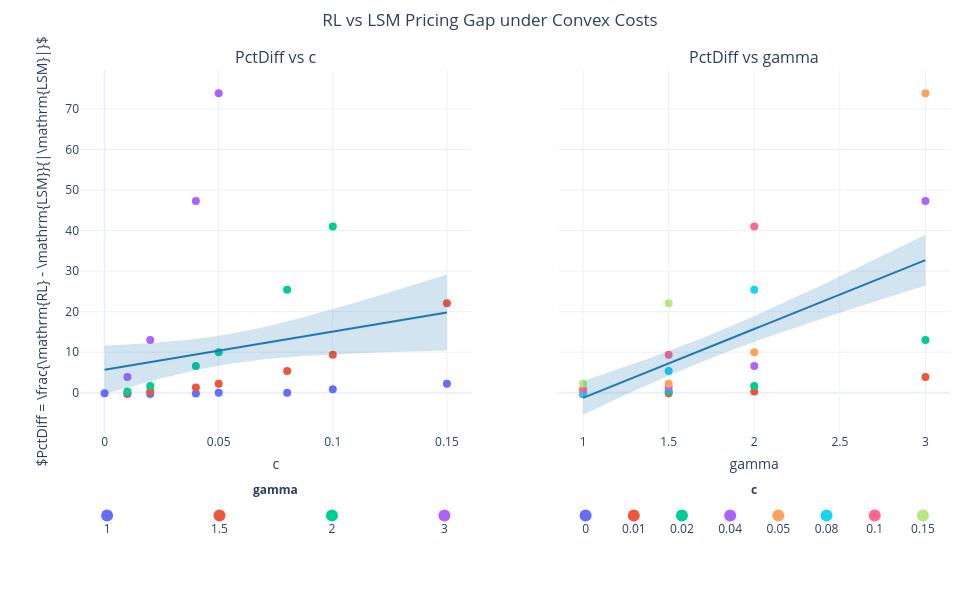

The notebook cell saved with this chart:
### Markdown cell above
## Scatter Visualization
Visualizing how `PctDiff` varies with `c` and `gamma`.

### Code cell
from itertools import cycle
from plotly.subplots import make_subplots
from plotly.colors import qualitative
import plotly.graph_objects as go
import plotly.io as pio
import numpy as np
import pandas as pd
import statsmodels.formula.api as smf

# Use a renderer that loads MathJax (ensures LaTeX is rendered).
# Alternatives: "notebook_connected", "iframe_connected", "jupyterlab" (depending on your environment).
pio.renderers.default = "notebook_connected"

# --- Layout setup (tighter & balanced) ---
fig_plotly = make_subplots(
    rows=2, cols=2,
    subplot_titles=['PctDiff vs c', 'PctDiff vs gamma', '', ''],
    shared_yaxes=True,
    vertical_spacing=0.10,        # increased value for more space
    row_heights=[0.84, 0.16]
)

palette = qualitative.Plotly + qualitative.Safe

for idx, x_col in enumerate(['c', 'gamma'], start=1):
    # Color by the latent variable (gamma for left, c for right)
    color_var = 'gamma' if x_col == 'c' else 'c'
    unique_values = sorted(df[color_var].unique())
    palette_iter = cycle(palette)
    color_map = {val: next(palette_iter) for val in unique_values}

    # Scatter points by category with fixed colors
    for val in unique_values:
        mask = df[color_var] == val
        fig_plotly.add_trace(
            go.Scatter(
                x=df.loc[mask, x_col],
                y=df.loc[mask, 'PctDiff'],
                mode='markers',
                marker=dict(size=8, color=color_map[val]),
                hoverinfo='skip',
                showlegend=False
            ),
            row=1, col=idx
        )

    # Simple linear trend + ±1 SE band
    x_range = np.linspace(df[x_col].min(), df[x_col].max(), 200)
    pred_frame = pd.DataFrame({x_col: x_range})
    trend_fit = smf.ols(f'PctDiff ~ {x_col}', data=df).fit()
    pred_summary = trend_fit.get_prediction(pred_frame).summary_frame()
    mean = pred_summary['mean']
    se = pred_summary['mean_se']
    upper = mean + se
    lower = mean - se

    # ±1 SE shaded band
    fig_plotly.add_trace(
        go.Scatter(
            x=np.concatenate([x_range, x_range[::-1]]),
            y=np.concatenate([upper, lower[::-1]]),
            fill='toself',
            fillcolor='rgba(31, 119, 180, 0.2)',
            line=dict(color='rgba(255,255,255,0)'),
            hoverinfo='skip',
            mode='lines',
            showlegend=False
        ),
        row=1, col=idx
    )

    # Mean line
    fig_plotly.add_trace(
        go.Scatter(
            x=x_range, y=mean, mode='lines',
            line=dict(color='rgba(31, 119, 180, 1)', width=2),
            name='Trend', showlegend=False
        ),
        row=1, col=idx
    )

    # Axis titles for top row
    fig_plotly.update_xaxes(title_text=x_col, row=1, col=idx)

    # Legend panels (compact horizontal layout)
    legend_x = list(range(len(unique_values)))
    legend_y = [0] * len(unique_values)
    legend_colors = [color_map[v] for v in unique_values]
    legend_labels = [format(v, '.3g') for v in unique_values]

    fig_plotly.add_trace(
        go.Scatter(
            x=legend_x, y=legend_y,
            mode='markers+text',
            marker=dict(color=legend_colors, size=12),
            text=legend_labels, textposition='bottom center',
            hoverinfo='skip', showlegend=False
        ),
        row=2, col=idx
    )

    # Title for legend panel (lowered so it doesn't push layout)
    fig_plotly.add_annotation(
        x=0.5, y=1.02, xref=f'x{idx+2} domain', yref='y domain',
        text=f"<b>{color_var}</b>", showarrow=False, font=dict(size=12),
        row=2, col=idx
    )

    # Hide axes in legend panels
    fig_plotly.update_xaxes(visible=False, row=2, col=idx)
    fig_plotly.update_yaxes(visible=False, row=2, col=idx)

# --- Shared y-axis label (proper LaTeX) ---
y_axis_title = r"$PctDiff = \frac{\mathrm{RL} - \mathrm{LSM}}{|\mathrm{LSM}|}$"
fig_plotly.update_yaxes(title_text=y_axis_title, row=1, col=1, title_standoff=14, automargin=True)

# --- Global layout ---
fig_plotly.update_layout(
    title=dict(
        text='RL vs LSM Pricing Gap under Convex Costs',
        x=0.5, xanchor='center',
        y=0.98, yanchor='top',
        pad=dict(t=2, b=0)
    ),
    template='plotly_white',
    height=600, width=980,
    margin=dict(l=80, r=30, t=70, b=50),
    font=dict(size=12)
)

# Improve axis-label spacing
fig_plotly.update_xaxes(title_standoff=10, row=1, col=1)
fig_plotly.update_xaxes(title_standoff=10, row=1, col=2)
fig_plotly.update_yaxes(title_standoff=14, row=1, col=1)

# Show with renderer that loads MathJax
fig_plotly.show(renderer="jupyterlab")

### Figure 1 — Plotly figure (JSON) as saved in the notebook; plotly's stock layout.template omitted (floating-point values rounded to 4 significant figures; data arrays with more than 128 entries replaced by an {"elided": "..."} marker saying what was removed)
{"data": [{"hoverinfo": "skip", "marker": {"color": "#636EFA", "size": 8}, "mode": "markers", "showlegend": false, "type": "scatter", "x": [0.0, 0.01, 0.02, 0.04, 0.05, 0.08, 0.1, 0.15], "xaxis": "x", "y": [-0.1, -0.3, -0.3, -0.2, 0.0, 0.0, 0.9, 2.2], "yaxis": "y"}, {"hoverinfo": "skip", "marker": {"color": "#EF553B", "size": 8}, "mode": "markers", "showlegend": false, "type": "scatter", "x": [0.01, 0.02, 0.04, 0.05, 0.08, 0.1, 0.15], "xaxis": "x", "y": [-0.1, 0.4, 1.3, 2.2, 5.4, 9.4, 22.1], "yaxis": "y"}, {"hoverinfo": "skip", "marker": {"color": "#00CC96", "size": 8}, "mode": "markers", "showlegend": false, "type": "scatter", "x": [0.01, 0.02, 0.04, 0.05, 0.08, 0.1], "xaxis": "x", "y": [0.3, 1.7, 6.6, 10.0, 25.4, 41.0], "yaxis": "y"}, {"hoverinfo": "skip", "marker": {"color": "#AB63FA", "size": 8}, "mode": "markers", "showlegend": false, "type": "scatter", "x": [0.01, 0.02, 0.04, 0.05], "xaxis": "x", "y": [3.9, 13.0, 47.3, 73.9], "yaxis": "y"}, {"fill": "toself", "fillcolor": "rgba(31, 119, 180, 0.2)", "hoverinfo": "skip", "line": {"color": "rgba(255,255,255,0)"}, "mode": "lines", "showlegend": false, "type": "scatter", "x": {"elided": "400 float values"}, "xaxis": "x", "y": {"elided": "400 float values"}, "yaxis": "y"}, {"line": {"color": "rgba(31, 119, 180, 1)", "width": 2}, "mode": "lines", "name": "Trend", "showlegend": false, "type": "scatter", "x": {"elided": "200 float values"}, "xaxis": "x", "y": {"elided": "200 float values"}, "yaxis": "y"}, {"hoverinfo": "skip", "marker": {"color": ["#636EFA", "#EF553B", "#00CC96", "#AB63FA"], "size": 12}, "mode": "markers+text", "showlegend": false, "text": ["1", "1.5", "2", "3"], "textposition": "bottom center", "type": "scatter", "x": [0, 1, 2, 3], "xaxis": "x3", "y": [0, 0, 0, 0], "yaxis": "y3"}, {"hoverinfo": "skip", "marker": {"color": "#636EFA", "size": 8}, "mode": "markers", "showlegend": false, "type": "scatter", "x": [1.0], "xaxis": "x2", "y": [-0.1], "yaxis": "y2"}, {"hoverinfo": "skip", "marker": {"color": "#EF553B", "size": 8}, "mode": "markers", "showlegend": false, "type": "scatter", "x": [1.0, 1.5, 2.0, 3.0], "xaxis": "x2", "y": [-0.3, -0.1, 0.3, 3.9], "yaxis": "y2"}, {"hoverinfo": "skip", "marker": {"color": "#00CC96", "size": 8}, "mode": "markers", "showlegend": false, "type": "scatter", "x": [1.0, 1.5, 2.0, 3.0], "xaxis": "x2", "y": [-0.3, 0.4, 1.7, 13.0], "yaxis": "y2"}, {"hoverinfo": "skip", "marker": {"color": "#AB63FA", "size": 8}, "mode": "markers", "showlegend": false, "type": "scatter", "x": [1.0, 1.5, 2.0, 3.0], "xaxis": "x2", "y": [-0.2, 1.3, 6.6, 47.3], "yaxis": "y2"}, {"hoverinfo": "skip", "marker": {"color": "#FFA15A", "size": 8}, "mode": "markers", "showlegend": false, "type": "scatter", "x": [1.0, 1.5, 2.0, 3.0], "xaxis": "x2", "y": [0.0, 2.2, 10.0, 73.9], "yaxis": "y2"}, {"hoverinfo": "skip", "marker": {"color": "#19D3F3", "size": 8}, "mode": "markers", "showlegend": false, "type": "scatter", "x": [1.0, 1.5, 2.0], "xaxis": "x2", "y": [0.0, 5.4, 25.4], "yaxis": "y2"}, {"hoverinfo": "skip", "marker": {"color": "#FF6692", "size": 8}, "mode": "markers", "showlegend": false, "type": "scatter", "x": [1.0, 1.5, 2.0], "xaxis": "x2", "y": [0.9, 9.4, 41.0], "yaxis": "y2"}, {"hoverinfo": "skip", "marker": {"color": "#B6E880", "size": 8}, "mode": "markers", "showlegend": false, "type": "scatter", "x": [1.0, 1.5], "xaxis": "x2", "y": [2.2, 22.1], "yaxis": "y2"}, {"fill": "toself", "fillcolor": "rgba(31, 119, 180, 0.2)", "hoverinfo": "skip", "line": {"color": "rgba(255,255,255,0)"}, "mode": "lines", "showlegend": false, "type": "scatter", "x": {"elided": "400 float values"}, "xaxis": "x2", "y": {"elided": "400 float values"}, "yaxis": "y2"}, {"line": {"color": "rgba(31, 119, 180, 1)", "width": 2}, "mode": "lines", "name": "Trend", "showlegend": false, "type": "scatter", "x": {"elided": "200 float values"}, "xaxis": "x2", "y": {"elided": "200 float values"}, "yaxis": "y2"}, {"hoverinfo": "skip", "marker": {"color": ["#636EFA", "#EF553B", "#00CC96", "#AB63FA", "#FFA15A", "#19D3F3", "#FF6692", "#B6E880"], "size": 12}, "mode": "markers+text", "showlegend": false, "text": ["0", "0.01", "0.02", "0.04", "0.05", "0.08", "0.1", "0.15"], "textposition": "bottom center", "type": "scatter", "x": [0, 1, 2, 3, 4, 5, 6, 7], "xaxis": "x4", "y": [0, 0, 0, 0, 0, 0, 0, 0], "yaxis": "y4"}], "layout": {"annotations": [{"font": {"size": 16}, "showarrow": false, "text": "PctDiff vs c", "x": 0.225, "xanchor": "center", "xref": "paper", "y": 1, "yanchor": "bottom", "yref": "paper"}, {"font": {"size": 16}, "showarrow": false, "text": "PctDiff vs gamma", "x": 0.775, "xanchor": "center", "xref": "paper", "y": 1, "yanchor": "bottom", "yref": "paper"}, {"font": {"size": 12}, "showarrow": false, "text": "<b>gamma</b>", "x": 0.5, "xref": "x3 domain", "y": 1.02, "yref": "y3 domain"}, {"font": {"size": 12}, "showarrow": false, "text": "<b>c</b>", "x": 0.5, "xref": "x4 domain", "y": 1.02, "yref": "y4 domain"}], "font": {"size": 12}, "height": 600, "margin": {"b": 50, "l": 80, "r": 30, "t": 70}, "title": {"pad": {"b": 0, "t": 2}, "text": "RL vs LSM Pricing Gap under Convex Costs", "x": 0.5, "xanchor": "center", "y": 0.98, "yanchor": "top"}, "width": 980, "xaxis": {"anchor": "y", "domain": [0, 0.45], "title": {"standoff": 10, "text": "c"}}, "xaxis2": {"anchor": "y2", "domain": [0.55, 1], "title": {"standoff": 10, "text": "gamma"}}, "xaxis3": {"anchor": "y3", "domain": [0, 0.45], "visible": false}, "xaxis4": {"anchor": "y4", "domain": [0.55, 1], "visible": false}, "yaxis": {"anchor": "x", "automargin": true, "domain": [0.244, 1], "title": {"standoff": 14, "text": "$PctDiff = \\frac{\\mathrm{RL} - \\mathrm{LSM}}{|\\mathrm{LSM}|}$"}}, "yaxis2": {"anchor": "x2", "domain": [0.244, 1], "matches": "y", "showticklabels": false}, "yaxis3": {"anchor": "x3", "domain": [0, 0.144], "visible": false}, "yaxis4": {"anchor": "x4", "domain": [0, 0.144], "matches": "y3", "showticklabels": false, "visible": false}}}
